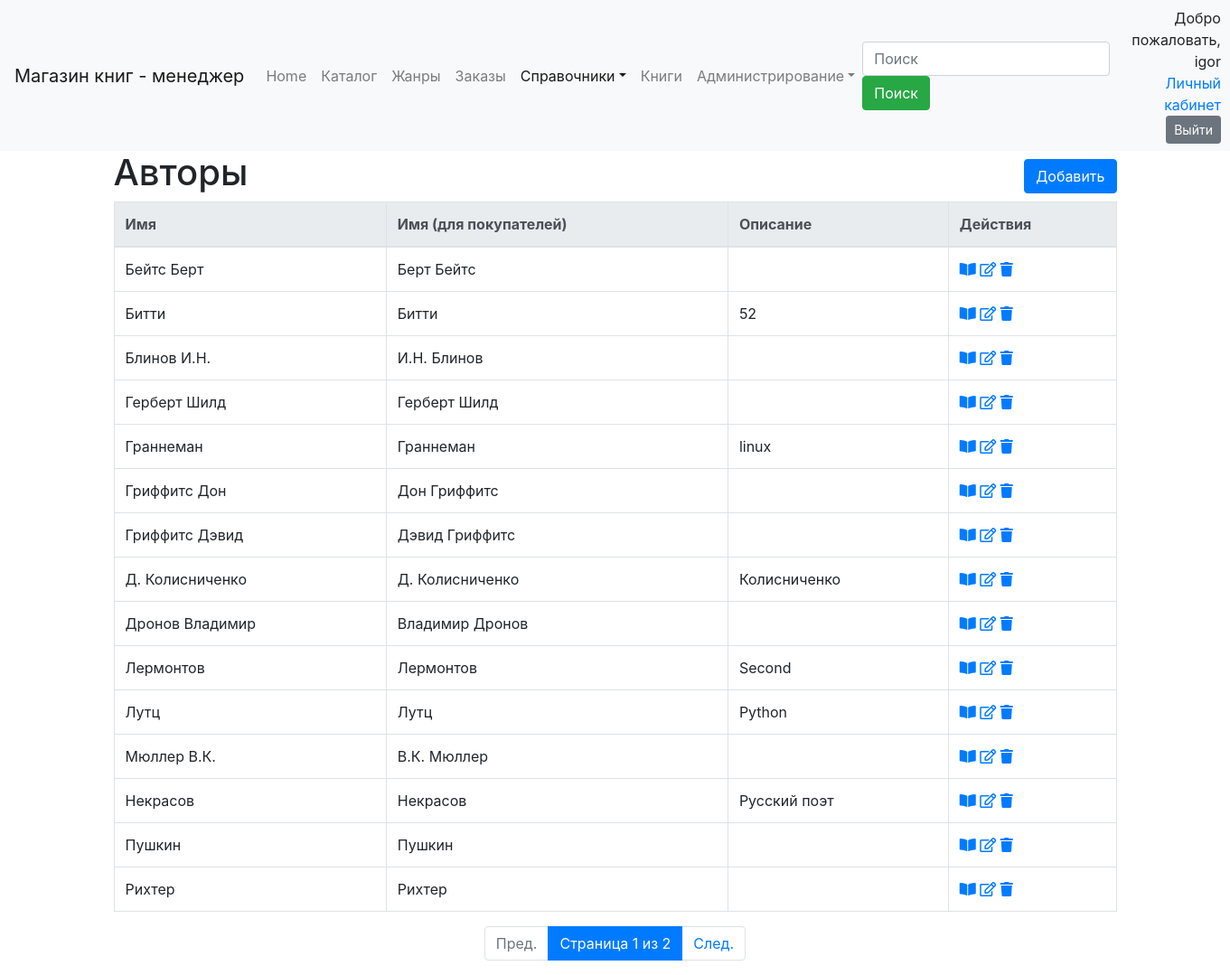
Screenshot of /ref/author/ (signed in) with the database file from the repository.
### dimensionsapp/models.py (models this page shows, shortened)
class Dimension(models.Model):
    name = models.CharField("Наименование", max_length=50, unique=True)
    description = models.TextField("Описание", blank=True, )
    class Meta:
        abstract = True
        ordering = ['name']

class Author(Dimension):
    biography = models.TextField("Биография", blank=True, )
    namePublic = models.CharField("Имя (для покупателя)", max_length=100)
    @classmethod
    def get_create_url(cls):
        return reverse_lazy('author_create')
    def get_detail_url(self):
        return reverse_lazy('author_detail', args=[self.pk])
    def get_update_url(self):
        return reverse_lazy('author_update', args=[self.pk])
    def get_delete_url(self):
        return reverse_lazy('author_delete', args=[self.pk])
    class Meta(Dimension.Meta):
        verbose_name = 'автор'
        verbose_name_plural = 'авторы'

### dimensionsapp/views.py (the view)
# urls.py: path('author/', AuthorListView.as_view(), name='author_list'),
class AuthorListView(ManagerListViewFilter):
    model = Author
    form = SearchFormAuthor

### dimensionsapp/form.py
class SearchFormAuthor(forms.Form):
    search = forms.CharField(label='Имя', required=False)

### dimensionsapp/templatetags/paginator_page.py (called while the page is built)
@register.filter
def paginator_page(value, arg):
    qd = value.copy()
    qd['page'] = arg
    return '?' + qd.urlencode()

### dimensionsapp/views.py (called while the page is built)
    def get_context_data(self, *, object_list=None, **kwargs):
        context = super().get_context_data(**kwargs)
        if 'search' in self.request.GET:
            context['form'] = self.form({'search': self.request.GET['search']})
            context['search_string'] = self.request.GET['search']
        else:
            context['form'] = self.form()
        return context

    def get_queryset(self):
        qs = super().get_queryset()
        if 'search' in self.request.GET and self.request.GET['search'] != '':
            name = self.request.GET['search']
            qs = qs.filter(name__icontains=name)
        return qs

### dimensionsapp/templates/dimensionsapp/author_list.html (shortened to what this page needs)
{% extends 'dimension_list.html' %}
{% block list_header %}
    <th>Имя</th>
    <th>Имя (для покупателей)</th>
    <th>Описание</th>
{% endblock %}
{% block list_element %}
    <td>{{ object.name }}</td>
    <td>{{ object.namePublic }}</td>
    <td>{{  object.description }}</td>
{% endblock %}
{% block header %}
        <H1>Авторы</H1>
{% endblock %}

### templates/dimension_list.html (shortened to what this page needs)
{% extends 'base.html' %}
{% load static %}
{% load crispy_forms_tags %}
{% load paginator_page %}
{% block navbar %}
    {% include 'navbar.html' with search_tag="search" active="dimension" %}
{% endblock %}
{% block body %}
    <div class="container">
        <div class="row align-items-center">
            <div class="col-auto">
                {% block header %}{% endblock %}
            </div>
            <div class="col text-right">
                {% block create %}
                    <a href="{% block create_ankor %}{{ object_list.model.get_create_url }}{% endblock %}"
                       class="btn btn-primary my-1">Добавить</a>
                {% endblock %}
            </div>
        </div>
        <table class="table table-bordered">
            {% block dimension_list %}
                <thead class="thead-light">
                <tr>
                    {% block list_header %}{% endblock %}
                    <th>Действия</th>
                </tr>
                </thead>
                <tbody>
                {% for object in object_list %}
                    <tr>
                        {% block list_element %}{% endblock %}
                        {% block actions %}
                            <td>
                                <a href="{% block  url_view %}{{ object.get_detail_url }}{% endblock %}"
                                   title="Посмотреть"><i class="fas fa-book-open"></i></a>
                                <a href="{% block  url_edit %}{{ object.get_update_url }}{% endblock %}"
                                   title="Править"><i class="far fa-edit"></i></a>
                                <a href="{% block  url_delete %}{{ object.get_delete_url }}{% endblock %}"
                                   title="Удалить"><i class="fas fa-trash"></i></a>
                            </td>
                        {% endblock %}
                    </tr>
                {% endfor %}
                </tbody>
            {% endblock %}
        </table>
        {% block paginator %}
            {% if is_paginated %}
                <ul class="pagination  justify-content-center">
                    {% if page_obj.has_previous %}
                        <li class="page-item">
                            <a href="{{ view.request.GET|paginator_page:page_obj.previous_page_number }}"
                               class="page-link">Пред.</a>
                        </li>
                    {% else %}
                        <li class="page-item disabled">
                            <a href="#" tabindex="-1" class="page-link">Пред.</a>
                        </li>
                    {% endif %}
                    <li class="page-item active">
                        <span class="page-link"> Страница {{ page_obj.number }} из {{ page_obj.paginator.num_pages }}</span>
                    </li>
                    {% if page_obj.has_next %}
                        <li class="page-item">
                            <a href="{{ view.request.GET|paginator_page:page_obj.next_page_number }}" class="page-link">След.</a>
                        </li>
                    {% else %}
                        <li class="page-item disabled">
                            <a href="#" tabindex="-1" class="page-link">След.</a>
                        </li>
                    {% endif %}
                </ul>
            {% endif %}
        {% endblock paginator %}
    </div>
{% endblock body %}

### templates/navbar.html (shortened to what this page needs)
<header class="navbar navbar-expand-lg navbar-light bg-light">
    {% if perms.orderapp.manager %}
        <a class="navbar-brand" href="#">Магазин книг - менеджер</a>
    {% else %}
        <a class="navbar-brand" href="{% url 'main-page' %}">Магазин книг</a>
    {% endif %}
    <div class="collapse navbar-collapse" id="navbarSupportedContent">
        <ul class="navbar-nav mr-auto">
            <li class="nav-item {% if active == 'main' %}active{% endif %}">
                <a class="nav-link" href="{% url 'main-page' %}">Home <span class="sr-only">(current)</span></a>
            </li>
            <li class="nav-item {% if active == 'catalog' %}active{% endif %}">
                <a class="nav-link" href="{% url 'book-catalog' %}">Каталог</a>
            </li>
            <li class="nav-item {% if active == 'jenre' %}active{% endif %}">
                <a class="nav-link" href="{% url 'book-jenre-list' %}">Жанры</a>
            </li>
            {% if perms.orderapp.manager %}
                <li class="nav-item {% if active == 'order' %}active{% endif %}">
                    <a class="nav-link" href="{% url 'order_active_list' %}">Заказы</a>
                </li>
            {% endif %}
            {% if perms.orderapp.manager %}
                <li class="nav-item dropdown {% if active == 'dimension' %}active{% endif %}">
                    <a class="nav-link dropdown-toggle" href="{% url 'dimensions_list' %}" id="navbarDropdown"
                       role="button"
                       data-toggle="dropdown" aria-haspopup="true" aria-expanded="false">Справочники</a>
                </li>
            {% endif %}
            {% if perms.orderapp.manager %}
                <li class="nav-item {% if active == 'book' %}active{% endif %}">
                    <a class="nav-link" href="{% url 'book_list' %}">Книги</a>
                </li>
            {% endif %}
            {% if perms.orderapp.manager %}
                <li class="nav-item dropdown {% if active == 'administration' %}active{% endif %}">
                    <a class="nav-link dropdown-toggle" href="{% url 'dimensions_list' %}" id="navbarDropdown"
                       role="button"
                       data-toggle="dropdown" aria-haspopup="true" aria-expanded="false">Администрирование</a>
                </li>
            {% endif %}
        </ul>
        {% if perms.orderapp.manager %}
            {% if search_tag %}
                <form class="form-inline my-2 my-lg-0" {% if search_page %}action="{% url search_page %}"{% endif %}>
                    <input class="form-control mr-sm-2" type="search" placeholder="Поиск" name="{{ search_tag }}"
                           aria-label="Search" {% if search_string %}value="{{ search_string }}" {% endif %}>
                    <button class="btn btn-success my-2 my-sm-0" type="submit">Поиск</button>
                </form>
            {% endif %}
        {% endif %}
        <div class="ml-3 text-right">
            {% if user.is_authenticated %}
                <span class="">Добро пожаловать, {{ user.username }}</span>
                <form action="{% url 'auth:log_out' %}" method="post">
                    <a href="{% url 'auth:user' %}">Личный кабинет</a>
                    <button class="btn btn-secondary btn-sm">Выйти</button>
                </form>
            {% else %}
                <span>Вы не вошли на сайт</span>
                <p class="m-0"><a href="{% url 'auth:register' %}">Регистрация</a> <a
                        href="{% url 'auth:log_in' %}?next={{ view.request.path }}">Вход</a></p>
            {% endif %}
        </div>
    </div>
</header>

### rows the page displays
Author: name "Бейтс Берт", namePublic "Берт Бейтс"
Author: name "Битти", namePublic "Битти", description "52"
Author: name "Блинов И.Н.", namePublic "И.Н. Блинов"
Author: name "Герберт Шилд", namePublic "Герберт Шилд"
Author: name "Граннеман", namePublic "Граннеман", description "linux"
Author: name "Гриффитс Дон", namePublic "Дон Гриффитс"
Author: name "Гриффитс Дэвид", namePublic "Дэвид Гриффитс"
Author: name "Д. Колисниченко", namePublic "Д. Колисниченко", description "Колисниченко"
Author: name "Дронов Владимир", namePublic "Владимир Дронов"
Author: name "Лермонтов", namePublic "Лермонтов", description "Second"
Author: name "Лутц", namePublic "Лутц", description "Python"
Author: name "Мюллер В.К.", namePublic "В.К. Мюллер"
Author: name "Некрасов", namePublic "Некрасов", description "Русский поэт"
Author: name "Пушкин", namePublic "Пушкин"
Author: name "Рихтер", namePublic "Рихтер"

### other values shown
{{ user.username }} "igor"
{{ page_obj.number }} "1"
{{ page_obj.paginator.num_pages }} "2"
